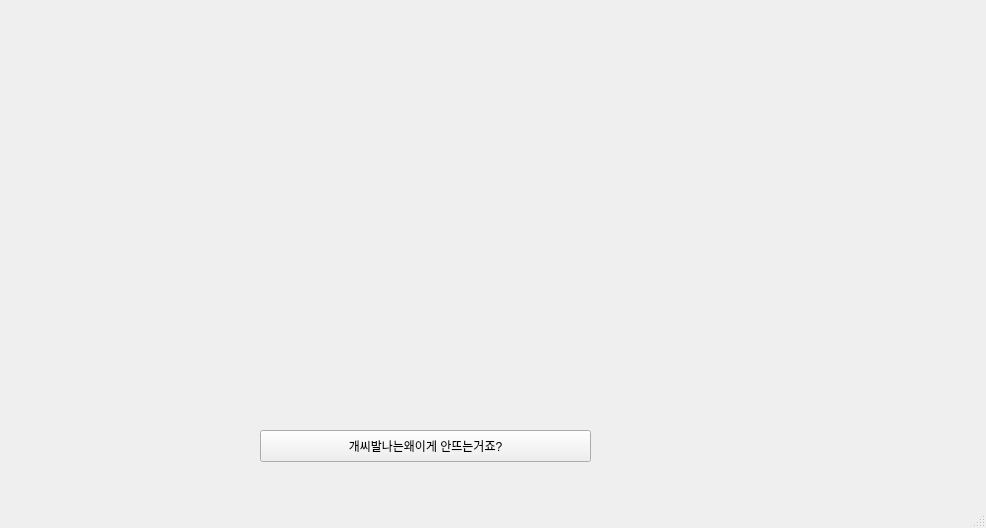
<?xml version="1.0" encoding="UTF-8"?>
<ui version="4.0">
 <class>MainWindow</class>
 <widget class="QMainWindow" name="MainWindow">
  <property name="geometry">
   <rect>
    <x>0</x>
    <y>0</y>
    <width>986</width>
    <height>528</height>
   </rect>
  </property>
  <property name="windowTitle">
   <string>MainWindow</string>
  </property>
  <widget class="QWidget" name="centralwidget">
   <widget class="QLabel" name="label">
    <property name="geometry">
     <rect>
      <x>48</x>
      <y>45</y>
      <width>851</width>
      <height>361</height>
     </rect>
    </property>
    <property name="text">
     <string/>
    </property>
    <property name="pixmap">
     <pixmap resource="resources.qrc">:/images/Pianoroll-main.png</pixmap>
    </property>
   </widget>
   <widget class="QPushButton" name="pushButton">
    <property name="geometry">
     <rect>
      <x>260</x>
      <y>430</y>
      <width>331</width>
      <height>32</height>
     </rect>
    </property>
    <property name="text">
     <string>개씨발나는왜이게 안뜨는거죠?</string>
    </property>
   </widget>
  </widget>
  <widget class="QMenuBar" name="menubar">
   <property name="geometry">
    <rect>
     <x>0</x>
     <y>0</y>
     <width>986</width>
     <height>22</height>
    </rect>
   </property>
  </widget>
  <widget class="QStatusBar" name="statusbar"/>
 </widget>
 <resources>
  <include location="resources.qrc"/>
 </resources>
 <connections>
  <connection>
   <sender>pushButton</sender>
   <signal>clicked()</signal>
   <receiver>MainWindow</receiver>
   <slot>show()</slot>
   <hints>
    <hint type="sourcelabel">
     <x>433</x>
     <y>463</y>
    </hint>
    <hint type="destinationlabel">
     <x>673</x>
     <y>449</y>
    </hint>
   </hints>
  </connection>
 </connections>
</ui>
